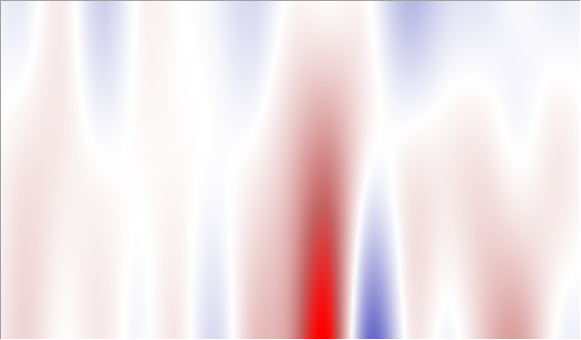
#> input picture original-img/false/48.png, 581 x 340 px, found by its file name
$ python mask_division.py
#> lines starting #> are read from the running program, lines starting #| are printed output that depends on the picture; after the words box and inside, x2 and y2 are one past the last pixel; in counts of white or black regions, pixels touching at a corner belong together
# -*- coding: utf-8 -*-
#!/usr/bin/env python
# @Time : 2021/4/11 11:36
# @Author : 隋宇飞
# @Email : 799896781@qq.com
# @File : matplotlib.py
# @Software: PyCharm
import os
import cv2


if __name__ == "__main__":
    # 处理后的文件保存路径
    save_path = "G:\\MyProjects\\python\\Breakout-Identification\\select"
    threshold_value = '235'
    # 读取要处理的图片
    os.chdir("original-img\\true")
    print(os.getcwd())
    img = cv2.imread("48.png")
#> img is the input picture: shape (340, 581, 3); mean B, G, R 230.6, 227.1, 241.6
    gray = cv2.cvtColor(img, cv2.COLOR_BGR2GRAY)
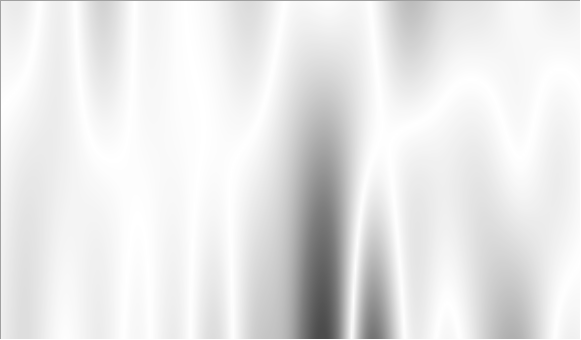
#> gray: shape (340, 581); min 76, max 255, mean 231.8
    cv2.imshow("img", img)
    cv2.imshow("gray", gray)
    ret, thresh = cv2.threshold(gray, 220, 255, cv2.THRESH_BINARY)
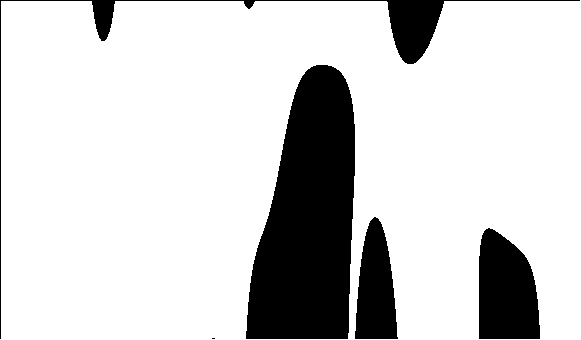
#> thresh: shape (340, 581); 82.1% white; 5 black regions (1 under 20 px), largest, box (x1, y1, x2, y2) and area: (246, 65, 355, 339) 21950, (479, 228, 540, 339) 5512, (0, 0, 580, 339) 4097, (355, 217, 398, 339) 3736
    # 用椭圆矩阵保存特征
    kernel = cv2.getStructuringElement(cv2.MORPH_ELLIPSE, (5, 5))
    print(kernel)
    # thresh = cv2.morphologyEx(thresh, cv2.MORPH_OPEN, kernel)
    thresh = cv2.erode(thresh, kernel)
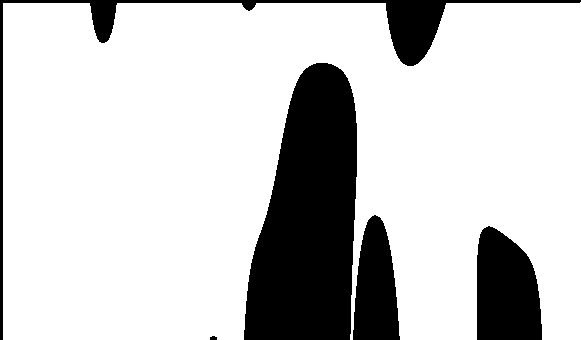
#> thresh: shape (340, 581); 79.7% white; 5 black regions, box (x1, y1, x2, y2) and area: (244, 63, 357, 340) 23287, (0, 0, 581, 340) 6286, (477, 226, 542, 340) 6089, (353, 215, 400, 340) 4320, (210, 336, 217, 340) 24
    thresh = cv2.dilate(thresh, kernel)
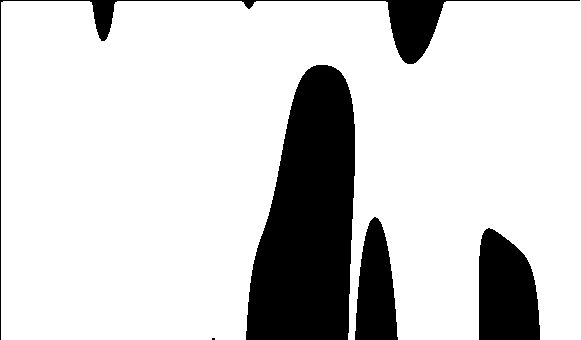
#> thresh: shape (340, 581); 82% white; 5 black regions (1 under 20 px), largest, box (x1, y1, x2, y2) and area: (246, 65, 355, 340) 22052, (479, 228, 540, 340) 5573, (0, 0, 580, 340) 4110, (355, 217, 398, 340) 3779
    mask = cv2.merge([thresh, thresh, thresh])
    re_img = cv2.bitwise_or(img, mask)
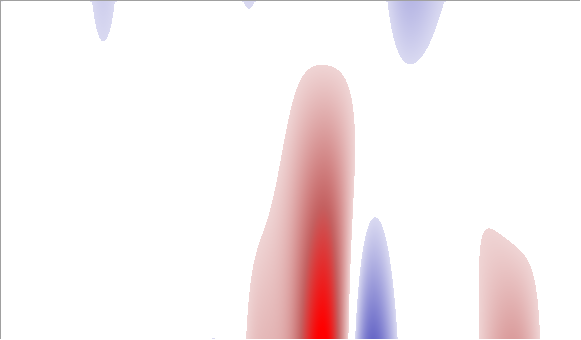
#> re_img: shape (340, 581, 3); mean B, G, R 240.4, 239, 248.1
    cv2.imshow('mask', thresh)
    g = cv2.cvtColor(thresh, cv2.COLOR_GRAY2BGR)
    cv2.imshow("g", g)
    cv2.imshow("re-img", re_img)
    cv2.waitKey()
    cv2.destroyAllWindows()

$ run again, with original-img/false/10.png copied over original-img/false/48.png
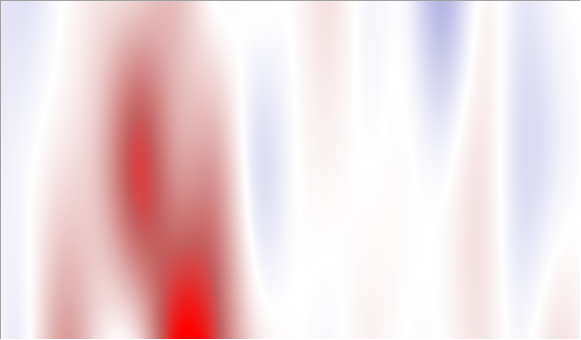
#> input picture original-img/false/10.png, 581 x 340 px, found by its file name
#> img is the input picture: shape (340, 581, 3); mean B, G, R 221.1, 217.8, 238.8
#> `ret, thresh = cv2.threshold(gray, 220, 255, cv2.THRESH_BINARY)`:
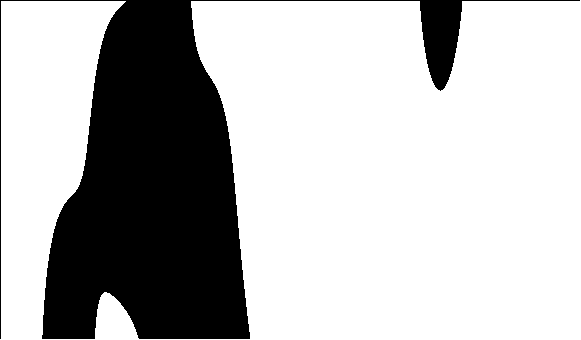
#> thresh: shape (340, 581); 73% white; 1 black region, box (x1, y1, x2, y2) and area: (0, 0, 580, 339) 53332
#> mask: shape (340, 581, 3); 72.9% white; 1 black region, box (x1, y1, x2, y2) and area: (0, 0, 580, 340) 53515
#> `re_img = cv2.bitwise_or(img, mask)`:
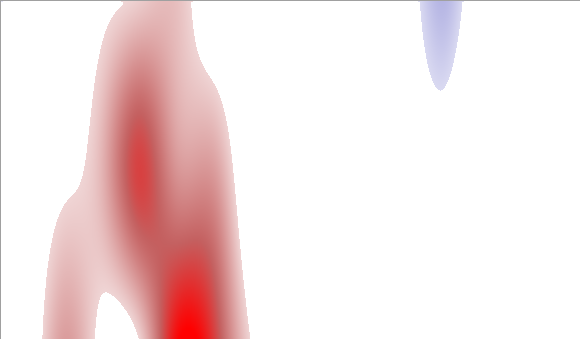
#> re_img: shape (340, 581, 3); mean B, G, R 227.5, 227, 245.1

$ run again, with original-img/false/11.png copied over original-img/false/48.png
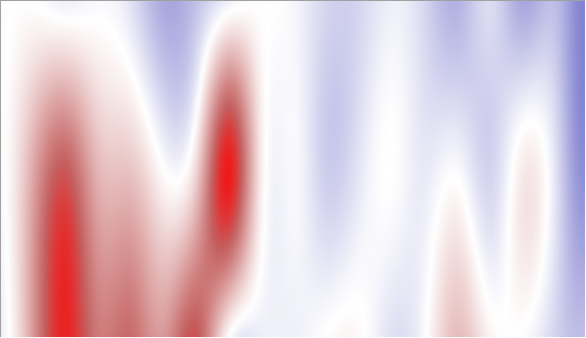
#> input picture original-img/false/11.png, 586 x 338 px, found by its file name
#> img is the input picture: shape (338, 586, 3); mean B, G, R 215.7, 205.2, 227.2
#> `ret, thresh = cv2.threshold(gray, 220, 255, cv2.THRESH_BINARY)`:
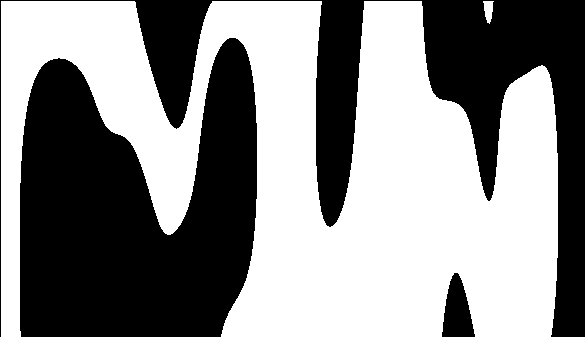
#> thresh: shape (338, 586); 54.7% white; 3 black regions, box (x1, y1, x2, y2) and area: (20, 38, 257, 337) 50278, (0, 0, 585, 337) 38150, (442, 273, 475, 337) 1385
#> mask: shape (338, 586, 3); 54.3% white; 3 black regions, box (x1, y1, x2, y2) and area: (20, 38, 257, 338) 50478, (0, 0, 586, 338) 38552, (442, 273, 475, 338) 1418
#> `re_img = cv2.bitwise_or(img, mask)`:
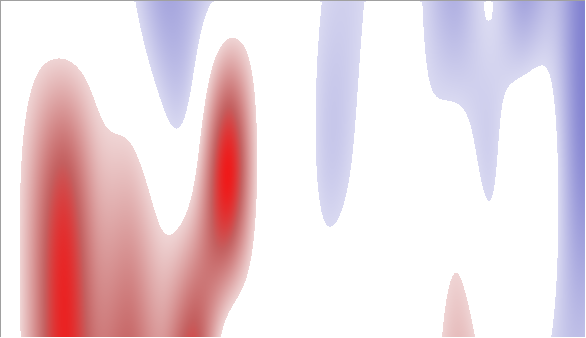
#> re_img: shape (338, 586, 3); mean B, G, R 220.9, 213.9, 233.9

$ run again, with original-img/false/12.png copied over original-img/false/48.png
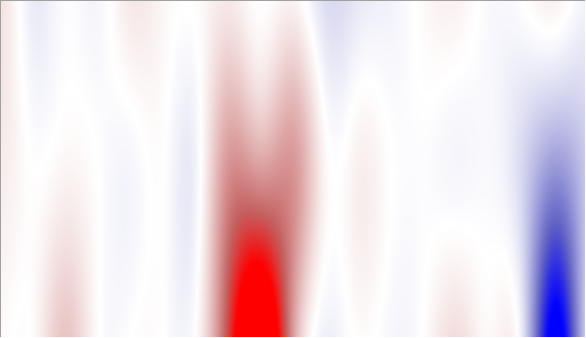
#> input picture original-img/false/12.png, 586 x 338 px, found by its file name
#> img is the input picture: shape (338, 586, 3); mean B, G, R 230.2, 222.1, 237.2
#> `ret, thresh = cv2.threshold(gray, 220, 255, cv2.THRESH_BINARY)`:
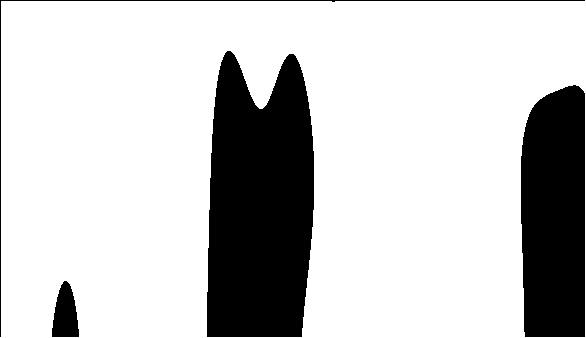
#> thresh: shape (338, 586); 78.3% white; 4 black regions, box (x1, y1, x2, y2) and area: (207, 51, 314, 337) 26026, (521, 85, 585, 337) 15029, (52, 281, 79, 337) 1087, (0, 0, 585, 337) 924
#> mask: shape (338, 586, 3); 78% white; 4 black regions, box (x1, y1, x2, y2) and area: (207, 51, 314, 338) 26123, (521, 85, 586, 338) 15337, (52, 281, 79, 338) 1114, (0, 0, 585, 338) 927
#> `re_img = cv2.bitwise_or(img, mask)`:
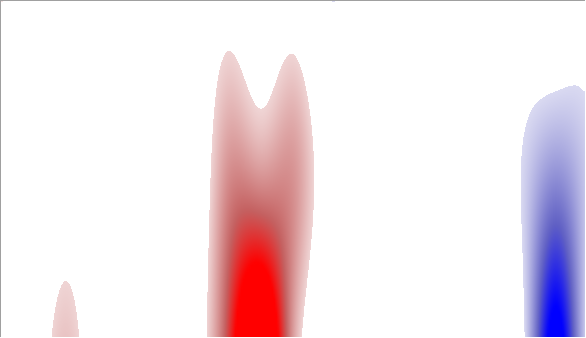
#> re_img: shape (338, 586, 3); mean B, G, R 235.8, 229.9, 242.2
